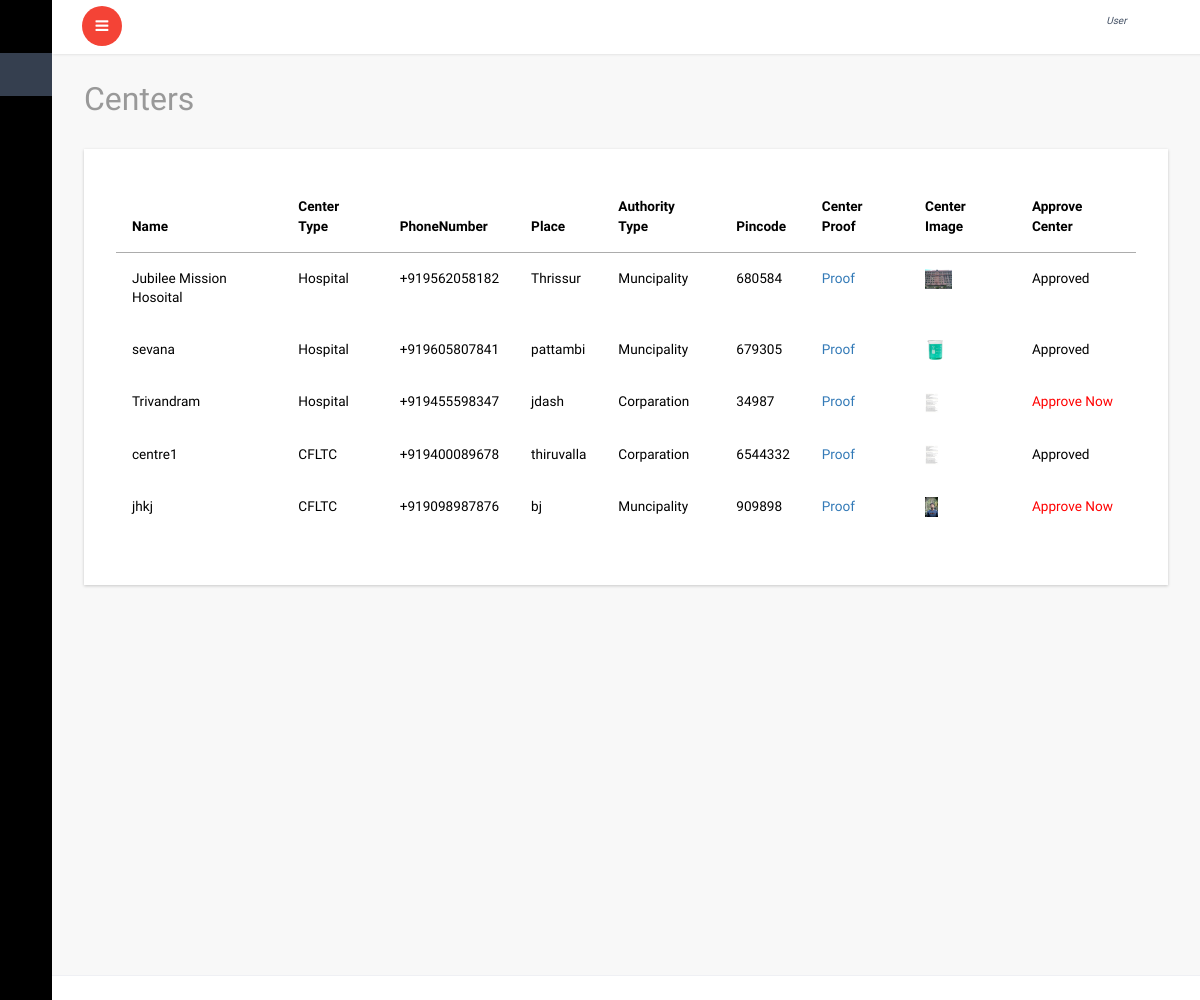
The app's page /allcenters/ with its own data.
### account/models.py (models this page shows, shortened)
class Center(models.Model):
    user=models.OneToOneField(User,on_delete=models.CASCADE)
    center_name=models.CharField(max_length=50)
    authority_type=models.CharField(max_length=50,choices=authority_types,default=govermnet)
    center_pincode=models.PositiveIntegerField()
    center_place=models.CharField(max_length=60)
    center_type=models.CharField(max_length=50,choices=ceter_types,)
    center_ideantification_proof=models.FileField(upload_to='center_proof')
    center_phone=PhoneNumberField()
    center_photo=models.ImageField(upload_to='center_photo')
    status_appruval=models.BooleanField(default=False)

### account/views.py (the view)
# urls.py: path('allcenters/',views.allcenters,name='allcenters'),
def allcenters(request):
    c=Center.objects.all()
    return render(request,'admin/centers.html',{'c':c})

### templates/admin/centers.html (shortened to what this page needs)
{% extends 'dashboard/index.html' %}
{% block content %}
			<div id="page-wrapper">
				<div class="graphs">
					<h3 class="blank1">Centers</h3>
					 <div class="xs tabls">
						<div class="bs-example4" data-example-id="contextual-table">
                            <table class="table">
                                {% if c %}
                                <thead>
                                    <tr>
                                      <th>Name</th>
                                      <th>Center Type</th>
                                      <th>PhoneNumber</th>
                                       <th>Place</th>
                                       <th>Authority Type</th>
                                       <th>Pincode</th>
                                       <th>Center Proof</th>
                                        <th>Center Image</th>
                                        <th>Approve Center</th>
                                    </tr>
                                </thead>
                                <tbody>
                                    {% for l in c %}
                                    <tr>
                                        <td>{{l.center_name}}</td>
                                        <td>{{l.center_type}}</td>
                                        <td>{{l.center_phone}}</td>
                                        <td>{{l.center_place}}</td>
                                        <td>{{l.authority_type}}</td>
                                        <td>{{l.center_pincode}}</td>
                                        <td><a href="{{l.center_ideantification_proof.url}}">Proof</a></td>
                                        <td><img src="{{l.center_photo.url}}" height="20em"></td>
                                        {% if l.status_appruval == True %}
                                        <td>Approved</td>
                                        {% else %}
                                        <td><a href="{% url 'centerappruval' l.id %}" style="color: red ; ">Approve Now</a></td>
                                        {% endif %}
                                    </tr>
                                    {% endfor %}
                                </tbody>
                            </table>
                            {% else %}
                            <h4>No Centers Registerd For appruval</h4>
                            {% endif %}
					   </div>
						</div>
						</div>
					</div>
		{% endblock %}

### records on screen
Center: center_name "Jubilee Mission Hosoital", center_type "Hospital", center_phone "+919562058182", center_place "Thrissur", authority_type "Muncipality", center_pincode "680584", center_photo (picture), status_appruval "Approved"
Center: center_name "sevana", center_type "Hospital", center_phone "+919605807841", center_place "pattambi", authority_type "Muncipality", center_pincode "679305", center_photo (picture), status_appruval "Approved"
Center: center_name "Trivandram", center_type "Hospital", center_phone "+919455598347", center_place "jdash", authority_type "Corparation", center_pincode "34987", center_photo (picture), status_appruval "Approve Now"
Center: center_name "centre1", center_type "CFLTC", center_phone "+919400089678", center_place "thiruvalla", authority_type "Corparation", center_pincode "6544332", center_photo (picture), status_appruval "Approved"
Center: center_name "jhkj", center_type "CFLTC", center_phone "+919098987876", center_place "bj", authority_type "Muncipality", center_pincode "909898", center_photo (picture), status_appruval "Approve Now"
